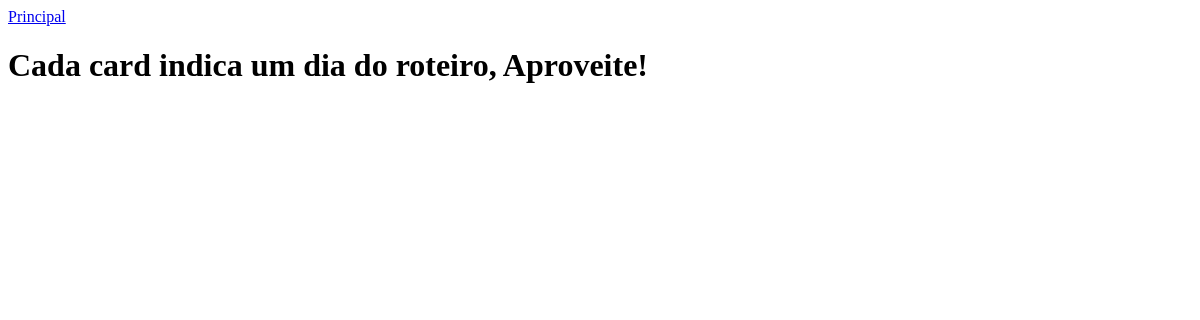
Before: /roteiro/ (signed in) with the older database file.
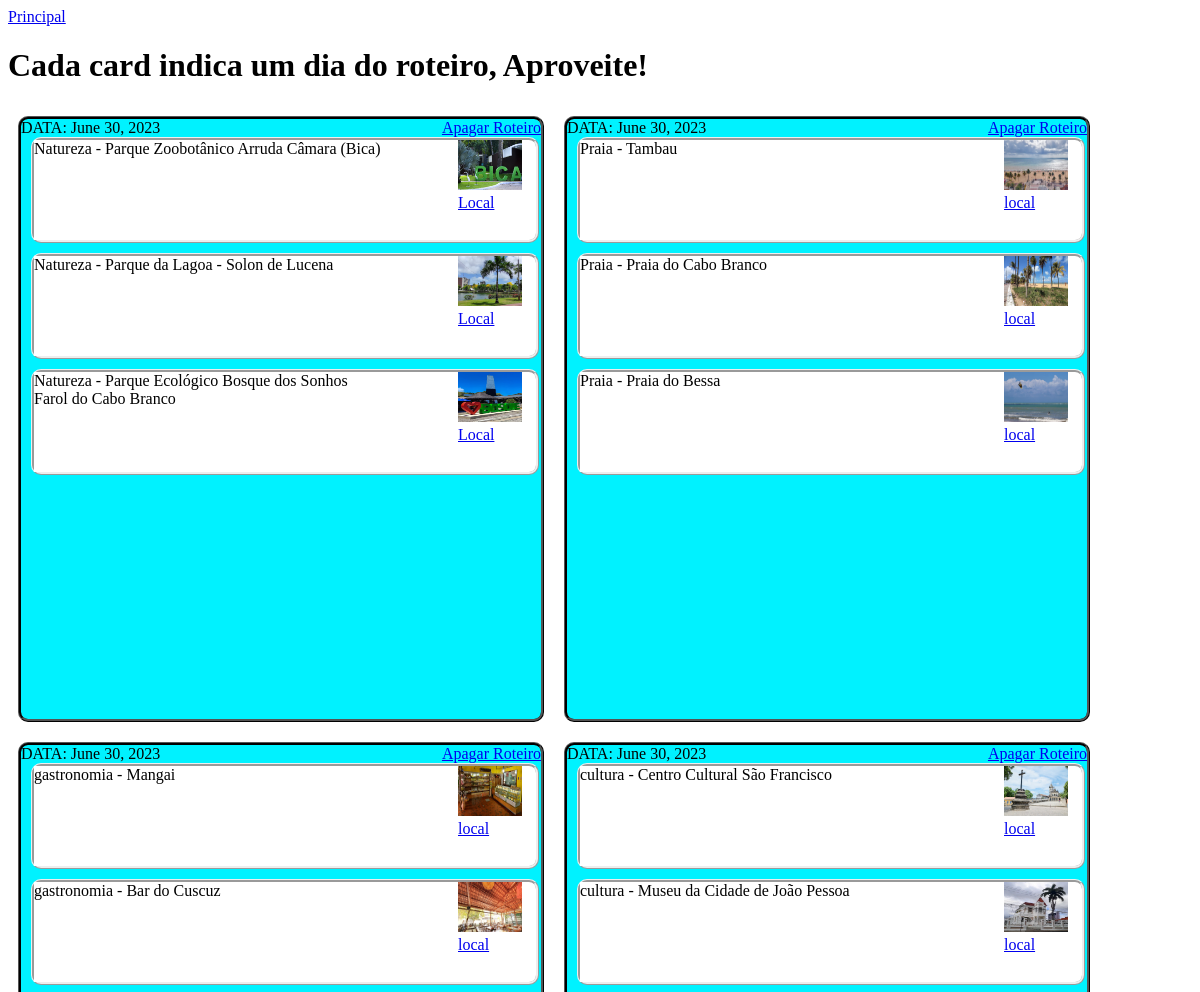
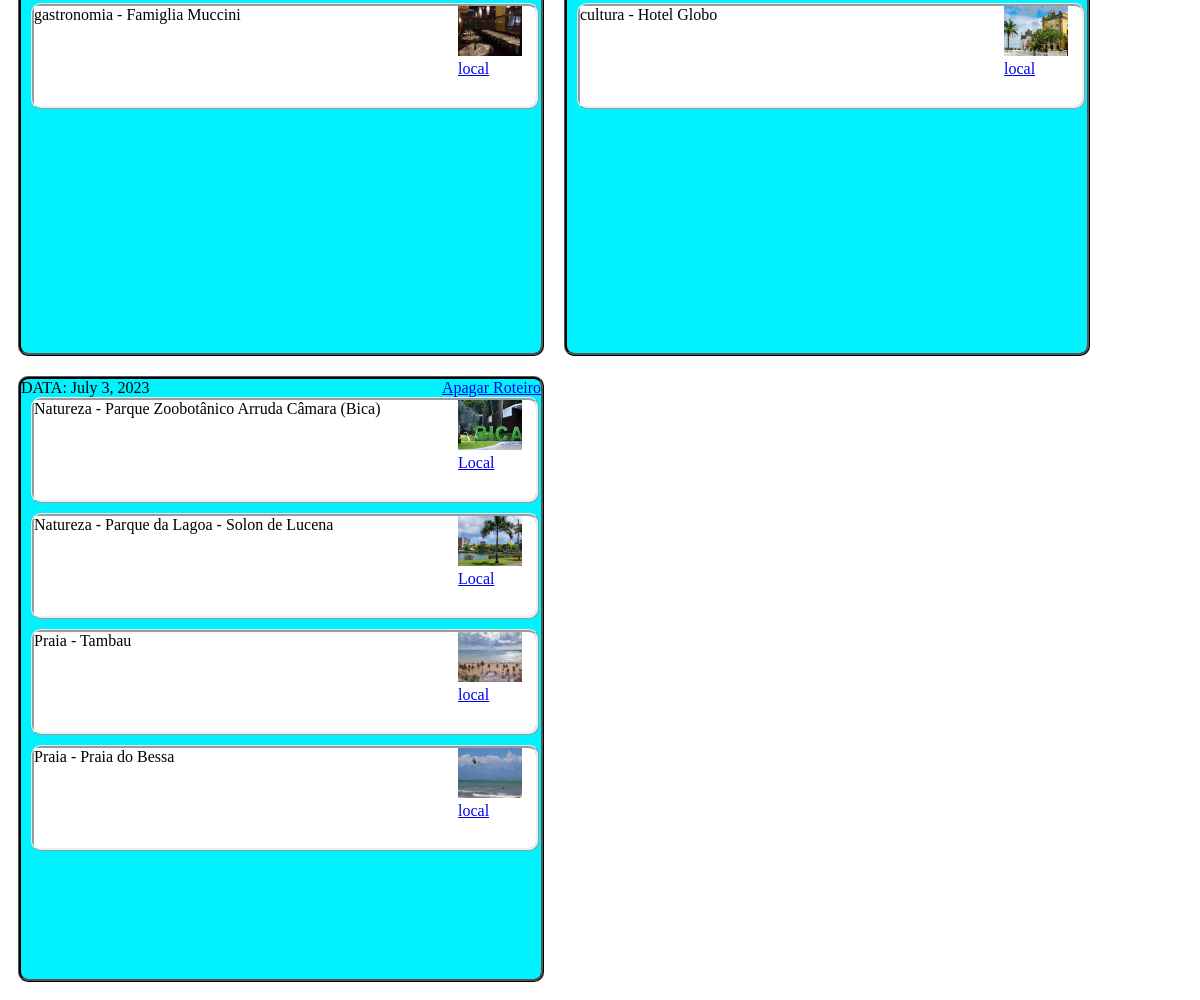
After: the same page with the newer database file (2 pictures, top to bottom).
### treep/models.py (models this page shows)
class Roteiro(models.Model):
    nome = models.CharField(max_length=100)
    data = models.DateField(default=date.today())
    natureza = models.ManyToManyField(Natureza, blank=True)
    gastronomia = models.ManyToManyField(Gastronomia, blank=True)
    praia = models.ManyToManyField(Praia,blank=True)
    cultura = models.ManyToManyField(Cultura,blank=True)
    usuario = models.ForeignKey(User, null=True, blank=True,on_delete=models.PROTECT)
    def __str__(self):
        return self.nome

class Natureza(models.Model):
    nome = models.CharField(max_length=200)
    descricão = models.TextField(max_length=500)
    img = models.ImageField(upload_to="imagem_natureza")
    cidade = models.CharField(max_length=200)
    url = models.URLField(blank=True)
    def __str__(self):
        return self.nome

class Praia(models.Model):
    nome = models.CharField(max_length=200)
    descricão = models.TextField(max_length=500)
    img = models.ImageField(upload_to="imagem_praia")
    cidade = models.CharField(max_length=200)
    url = models.URLField(blank=True)
    def __str__(self):
        return self.nome

class Gastronomia(models.Model):
    nome = models.CharField(max_length=200)
    descricão = models.TextField(max_length=500)
    img = models.ImageField(upload_to="imagem_gastronomia")
    cidade = models.CharField(max_length=200)
    url = models.URLField(blank=True)
    def __str__(self):
        return self.nome

class Cultura(models.Model):
    nome = models.CharField(max_length=200)
    descricão = models.TextField(max_length=500)
    img = models.ImageField(upload_to="imagem_cultura")
    cidade = models.CharField(max_length=200)
    url = models.URLField(blank=True)
    def __str__(self):
        return self.nome

### treep/views.py (the view)
# urls.py: path("roteiro/",RoteiroList,name="roteiro"),
@login_required(login_url="/login")
def RoteiroList(request):
    roteiros = Roteiro.objects.filter(usuario=request.user)
    return render(request,"treep/roteiro.html",{"roteiros":roteiros})

### treep/templates/treep/roteiro.html (shortened to what this page needs)
{% load static %}
<!DOCTYPE html>
<html lang="pt-br">
<head>
    <link rel="stylesheet" href="{% static 'css/roteiro.css' %}">
</head>
<body>
    <a href="{% url 'treep:index' %}">Principal</a>
    <h1>Cada card indica um dia do roteiro, Aproveite!</h1>
<div id="t">
    {% for roteiro in roteiros %}
    <div class="content">
        <label for="">DATA: {{roteiro.data}}</label>
        <a href="{% url 'treep:roteiroDelete' pk=roteiro.id %}" class="a">Apagar Roteiro</a>
        <br>
        {% if roteiro.natureza %}
        {% for natureza in roteiro.natureza.all %}
        <div class="card">
            <div class="d1">
                <span>Natureza - {{natureza}}</span>
                <br>
            </div>
            <div class="d2">
                <img src="{{natureza.img.url}}" alt="">
                <a href="{{natureza.url}}" target="_blank">Local</a>
            </div>
        </div>
        {% endfor %}
        {% endif %}
        {% if roteiro.gastronomia %}
        {% for gastronomia in roteiro.gastronomia.all %}
        <div class="card">
            <div class="d1">
                <span>gastronomia - {{gastronomia}}</span>
                <br>
            </div>
            <div class="d2">
                <img src="{{gastronomia.img.url}}" alt="">
                <a href="{{gastronomia.url}}" target="_blank" >local</a>
            </div>
        </div>
        {% endfor %}
        {% endif %}
        {% if roteiro.praia %}
        {% for praia in roteiro.praia.all %}
        <div class="card">
            <div class="d1">
                <span>Praia - {{praia}}</span>
                <br>
            </div>
            <div class="d2">
                <img src="{{praia.img.url}}" alt="">
                <a href="{{praia.url}}" target="_blank" >local</a>
            </div>
        </div>
        {% endfor %}
        {% endif %}
        {% if roteiro.cultura %}
        {% for cultura in roteiro.cultura.all %}
        <div class="card">
            <div class="d1">
                <span>cultura - {{cultura}}</span>
                <br>
            </div>
            <div class="d2">
                <img src="{{cultura.img.url}}" alt="">
                <a href="{{cultura.url}}" target="_blank" >local</a>
            </div>
        </div>
        {% endfor %}
        {% endif %}
    </div>
    {% endfor %}
</div>
</body>
</html>

### treep/static/css/roteiro.css (style rules this page uses)
img { height: 50px; width: 64px; }
.content { border-color: #000000; border-style: ridge; border-radius: 10px; background-color: rgb(0, 242, 255); width: 520px; height: 600px; margin: 10px; }
.card { background-color: white; padding: 0px; margin-left: 10px; margin-bottom: 10px; width: 502px; height: 100px; display: flex; border-style: ridge; border-radius: 10px; }
.d1 { background-color:rgb(255, 255, 255); width: 347px; height: 100px; margin-right: 77px; }
.d2 { float: right; width: 70px; height: 70px; display: block; background-color: #ffffff; }
#t { display: flex; flex-wrap: wrap; }
.a { float: right; }

Changed rows visible on the page:
now on this page (row edited): Roteiro: data "June 30, 2023"
added Natureza: nome "Parque Zoobotânico Arruda Câmara (Bica)", img (picture)
added Natureza: nome "Parque da Lagoa - Solon de Lucena", img (picture)
added Natureza: nome "Parque Ecológico Bosque dos Sonhos Farol do Cabo Branco", img (picture), shown under "June 30, 2023"
added Roteiro: data "June 30, 2023"
now on this page (row edited): Praia: nome "Tambau", img (picture)
now on this page (row edited): Praia: nome "Praia do Cabo Branco", img (picture), shown under "June 30, 2023"
now on this page (row edited): Praia: nome "Praia do Bessa", img (picture)
added Roteiro: data "June 30, 2023"
added Gastronomia: nome "Mangai", img (picture)
added Gastronomia: nome "Bar do Cuscuz", img (picture)
added Gastronomia: nome "Famiglia Muccini", img (picture)
added Roteiro: data "June 30, 2023"
added Cultura: nome "Centro Cultural São Francisco", img (picture)
added Cultura: nome "Museu da Cidade de João Pessoa", img (picture)
added Cultura: nome "Hotel Globo", img (picture)
added Roteiro: data "July 3, 2023"
